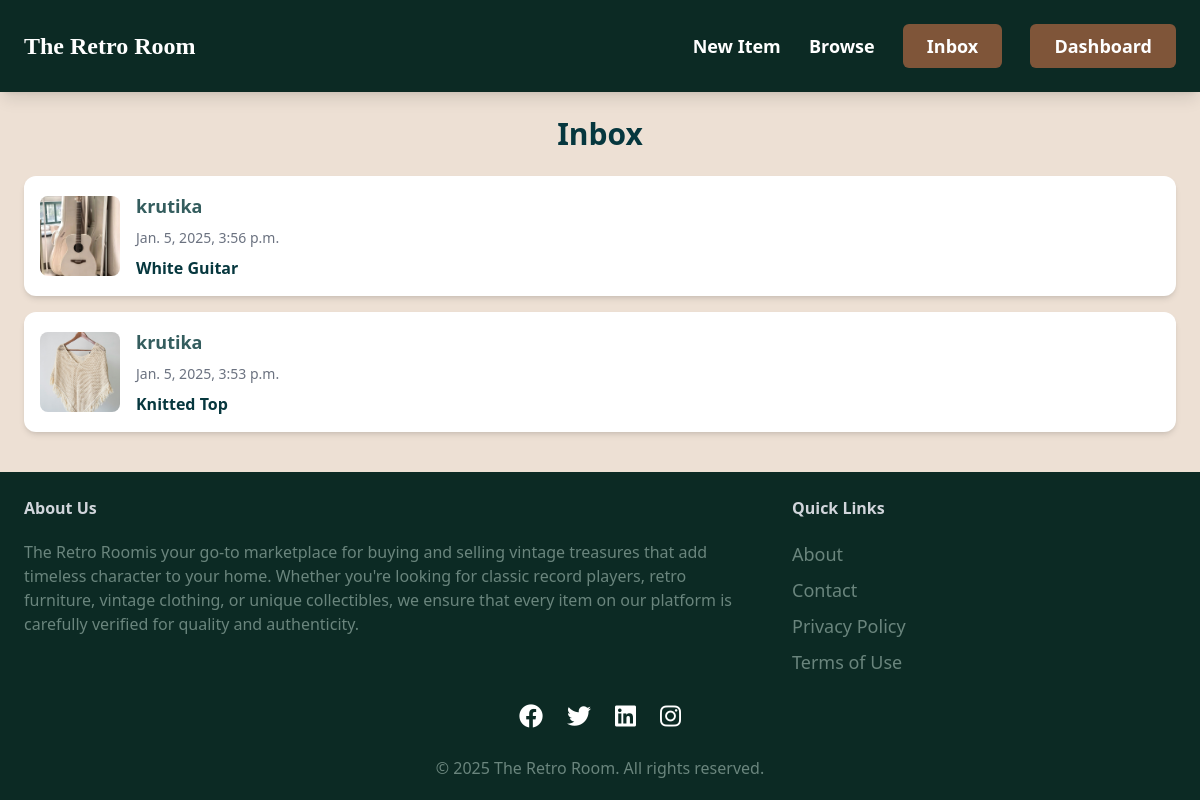
The page /inbox/ (signed in) on the database its author committed.
### conversation/models.py (models this page shows)
class Conversation(models.Model):
    item = models.ForeignKey(Item, related_name='conversations', on_delete=models.CASCADE )
    members = models.ManyToManyField(User, related_name='conversations')
    created_at = models.DateTimeField(auto_now_add=True)
    modified_at = models.DateTimeField(auto_now=True)
    class Meta:
        ordering = ('-modified_at',)

### item/models.py (models this page shows, shortened)
class Item(models.Model):
    category = models.ForeignKey(Category, related_name='items', on_delete=models.CASCADE)
    name = models.CharField(max_length=255)
    description = models.TextField(blank=True, null=True)
    price = models.FloatField()
    image = models.ImageField(upload_to='item_images', blank=True, null=True)
    is_sold = models.BooleanField(default=False)
    created_by = models.ForeignKey(User, related_name='items', on_delete=models.CASCADE)
    created_at = models.DateTimeField(auto_now_add=True)

### conversation/views.py (the view)
# urls.py: path('inbox/', include('conversation.urls')),
@login_required
def inbox(request):
    conversations = Conversation.objects.filter(members__in=[request.user.id])
    return render(request, 'conversation/inbox.html', {
        'conversations' : conversations
    })

### conversation/templates/conversation/inbox.html (shortened to what this page needs)
{% extends 'core/base.html' %}
{% block content %}
<h1 class="mb-6 text-3xl text-center text-[#06373E] font-sans-serif font-semibold">Inbox</h1>
<div class="space-y-8">
    {% for conversation in conversations %}
        <a href="{% url 'conversation:detail' conversation.id %}">
            <div class="flex items-center bg-white rounded-xl shadow-md hover:shadow-lg transition-shadow duration-300 p-4 mb-4">
                <div class="w-20 h-20 mr-4">
                    <img src="{{ conversation.item.image.url }}" class="w-full h-full object-cover rounded-lg">
                </div>
                <div class="flex-1">
                    {% for member in conversation.members.all %}
                    {% if member != request.user %}
                    <p class="text-lg font-semibold text-[#345D5E] mb-2">{{ member.username }}</p>
                    <p class="text-sm text-gray-500 mb-2">{{ conversation.modified_at }}</p>
                    <p class="text-md text-[#06373E] font-semibold">{{ conversation.item.name }}</p>
                    {% endif %}
                    {% endfor %}
                </div>
            </div>
        </a>
    {% endfor %}
</div>
{% endblock %}

### rows shown on the page
Conversation: item.image (picture), modified_at "Jan. 5, 2025, 3:56 p.m.", item.name "White Guitar"
Conversation: item.image (picture), modified_at "Jan. 5, 2025, 3:53 p.m.", item.name "Knitted Top"

### other values the page prints
{{ member.username }} "krutika"
